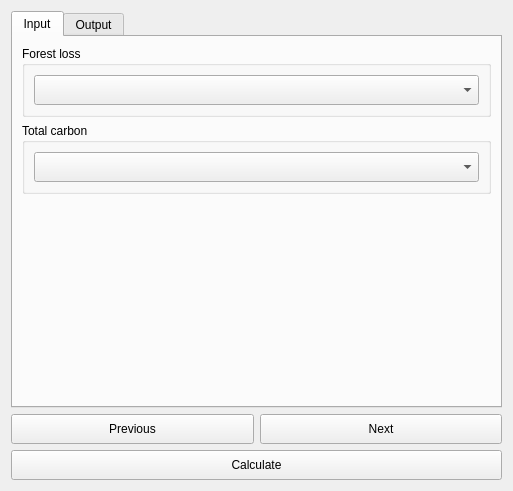
<?xml version="1.0" encoding="UTF-8"?>
<ui version="4.0">
 <class>DlgCalculateTCSummaryTable</class>
 <widget class="QDialog" name="DlgCalculateTCSummaryTable">
  <property name="geometry">
   <rect>
    <x>0</x>
    <y>0</y>
    <width>513</width>
    <height>491</height>
   </rect>
  </property>
  <property name="sizePolicy">
   <sizepolicy hsizetype="Fixed" vsizetype="Fixed">
    <horstretch>0</horstretch>
    <verstretch>0</verstretch>
   </sizepolicy>
  </property>
  <property name="windowTitle">
   <string>Calculate Carbon Change Summary Table</string>
  </property>
  <layout class="QVBoxLayout" name="verticalLayout">
   <item>
    <widget class="QTabWidget" name="TabBox">
     <property name="sizePolicy">
      <sizepolicy hsizetype="Minimum" vsizetype="Expanding">
       <horstretch>0</horstretch>
       <verstretch>0</verstretch>
      </sizepolicy>
     </property>
     <property name="tabShape">
      <enum>QTabWidget::Rounded</enum>
     </property>
     <property name="currentIndex">
      <number>0</number>
     </property>
     <widget class="QWidget" name="InputTab">
      <attribute name="title">
       <string>Input</string>
      </attribute>
      <layout class="QVBoxLayout" name="verticalLayout_2">
       <item>
        <widget class="QGroupBox" name="groupBox_2">
         <property name="sizePolicy">
          <sizepolicy hsizetype="Preferred" vsizetype="Minimum">
           <horstretch>0</horstretch>
           <verstretch>0</verstretch>
          </sizepolicy>
         </property>
         <property name="minimumSize">
          <size>
           <width>0</width>
           <height>0</height>
          </size>
         </property>
         <property name="maximumSize">
          <size>
           <width>16777215</width>
           <height>16777215</height>
          </size>
         </property>
         <property name="font">
          <font>
           <weight>50</weight>
           <bold>false</bold>
          </font>
         </property>
         <property name="title">
          <string>Forest loss</string>
         </property>
         <layout class="QVBoxLayout" name="verticalLayout_6">
          <item>
           <widget class="WidgetDataIOSelectTELayerExisting" name="combo_layer_f_loss">
            <property name="sizePolicy">
             <sizepolicy hsizetype="Expanding" vsizetype="Minimum">
              <horstretch>0</horstretch>
              <verstretch>0</verstretch>
             </sizepolicy>
            </property>
            <property name="minimumSize">
             <size>
              <width>0</width>
              <height>30</height>
             </size>
            </property>
            <property name="layer_type" stdset="0">
             <string notr="true">Forest loss</string>
            </property>
           </widget>
          </item>
         </layout>
        </widget>
       </item>
       <item>
        <widget class="QGroupBox" name="groupBox_3">
         <property name="enabled">
          <bool>true</bool>
         </property>
         <property name="sizePolicy">
          <sizepolicy hsizetype="Preferred" vsizetype="Minimum">
           <horstretch>0</horstretch>
           <verstretch>0</verstretch>
          </sizepolicy>
         </property>
         <property name="maximumSize">
          <size>
           <width>16777215</width>
           <height>16777215</height>
          </size>
         </property>
         <property name="font">
          <font>
           <weight>50</weight>
           <bold>false</bold>
          </font>
         </property>
         <property name="title">
          <string>Total carbon</string>
         </property>
         <layout class="QVBoxLayout" name="verticalLayout_7">
          <item>
           <widget class="WidgetDataIOSelectTELayerExisting" name="combo_layer_tc">
            <property name="sizePolicy">
             <sizepolicy hsizetype="Expanding" vsizetype="Minimum">
              <horstretch>0</horstretch>
              <verstretch>0</verstretch>
             </sizepolicy>
            </property>
            <property name="minimumSize">
             <size>
              <width>275</width>
              <height>30</height>
             </size>
            </property>
            <property name="layer_type" stdset="0">
             <string notr="true">Total carbon</string>
            </property>
           </widget>
          </item>
         </layout>
        </widget>
       </item>
       <item>
        <spacer name="verticalSpacer">
         <property name="orientation">
          <enum>Qt::Vertical</enum>
         </property>
         <property name="sizeHint" stdset="0">
          <size>
           <width>20</width>
           <height>40</height>
          </size>
         </property>
        </spacer>
       </item>
      </layout>
     </widget>
     <widget class="QWidget" name="OutputTab">
      <attribute name="title">
       <string>Output</string>
      </attribute>
      <layout class="QVBoxLayout" name="verticalLayout_3">
       <item>
        <widget class="QGroupBox" name="groupBox_7">
         <property name="title">
          <string>Output file for summary table</string>
         </property>
         <layout class="QHBoxLayout" name="horizontalLayout_2">
          <item>
           <widget class="QLineEdit" name="output_file_table">
            <property name="sizePolicy">
             <sizepolicy hsizetype="Expanding" vsizetype="Minimum">
              <horstretch>0</horstretch>
              <verstretch>0</verstretch>
             </sizepolicy>
            </property>
            <property name="minimumSize">
             <size>
              <width>0</width>
              <height>35</height>
             </size>
            </property>
            <property name="readOnly">
             <bool>true</bool>
            </property>
            <property name="placeholderText">
             <string>Click &quot;Browse&quot; to choose a file...</string>
            </property>
           </widget>
          </item>
          <item>
           <widget class="QPushButton" name="browse_output_file_table">
            <property name="sizePolicy">
             <sizepolicy hsizetype="Minimum" vsizetype="Minimum">
              <horstretch>0</horstretch>
              <verstretch>0</verstretch>
             </sizepolicy>
            </property>
            <property name="minimumSize">
             <size>
              <width>0</width>
              <height>35</height>
             </size>
            </property>
            <property name="text">
             <string>Browse</string>
            </property>
           </widget>
          </item>
         </layout>
        </widget>
       </item>
       <item>
        <spacer name="verticalSpacer_2">
         <property name="orientation">
          <enum>Qt::Vertical</enum>
         </property>
         <property name="sizeHint" stdset="0">
          <size>
           <width>20</width>
           <height>0</height>
          </size>
         </property>
        </spacer>
       </item>
      </layout>
     </widget>
    </widget>
   </item>
   <item>
    <layout class="QGridLayout" name="gridLayout_3">
     <item row="0" column="0">
      <widget class="QPushButton" name="button_prev">
       <property name="sizePolicy">
        <sizepolicy hsizetype="Minimum" vsizetype="Minimum">
         <horstretch>0</horstretch>
         <verstretch>0</verstretch>
        </sizepolicy>
       </property>
       <property name="minimumSize">
        <size>
         <width>0</width>
         <height>30</height>
        </size>
       </property>
       <property name="text">
        <string>Previous</string>
       </property>
      </widget>
     </item>
     <item row="0" column="1">
      <widget class="QPushButton" name="button_next">
       <property name="sizePolicy">
        <sizepolicy hsizetype="Minimum" vsizetype="Minimum">
         <horstretch>0</horstretch>
         <verstretch>0</verstretch>
        </sizepolicy>
       </property>
       <property name="minimumSize">
        <size>
         <width>0</width>
         <height>30</height>
        </size>
       </property>
       <property name="text">
        <string>Next</string>
       </property>
      </widget>
     </item>
     <item row="1" column="0" colspan="2">
      <widget class="QPushButton" name="button_calculate">
       <property name="sizePolicy">
        <sizepolicy hsizetype="Minimum" vsizetype="Minimum">
         <horstretch>0</horstretch>
         <verstretch>0</verstretch>
        </sizepolicy>
       </property>
       <property name="minimumSize">
        <size>
         <width>0</width>
         <height>30</height>
        </size>
       </property>
       <property name="text">
        <string>Calculate</string>
       </property>
      </widget>
     </item>
    </layout>
   </item>
  </layout>
 </widget>
 <customwidgets>
  <customwidget>
   <class>WidgetDataIOSelectTELayerExisting</class>
   <extends>QComboBox</extends>
   <header>MISLAND/data_io</header>
  </customwidget>
 </customwidgets>
 <tabstops>
  <tabstop>TabBox</tabstop>
  <tabstop>combo_layer_f_loss</tabstop>
  <tabstop>combo_layer_tc</tabstop>
  <tabstop>button_prev</tabstop>
  <tabstop>button_next</tabstop>
  <tabstop>button_calculate</tabstop>
  <tabstop>browse_output_file_table</tabstop>
  <tabstop>output_file_table</tabstop>
 </tabstops>
 <resources/>
 <connections/>
</ui>
